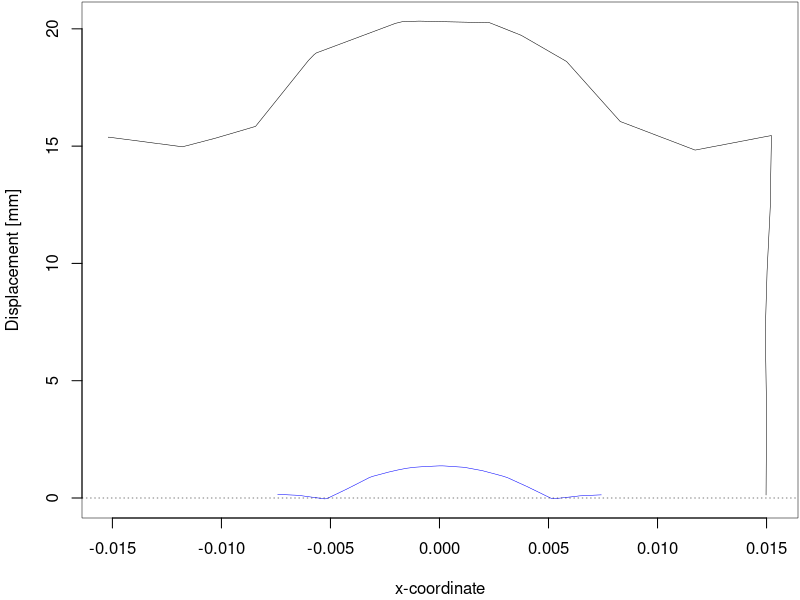

Write the R code that produced this figure.
a1 <- data.matrix(read.csv("aspiration-simple.csv"))
a2 <- data.matrix(read.csv("aspiration-composite.csv"))

a1 <- a1[1:31,c(4,3)]; a1[,2] <- a1[,2] - 0.015; a1[,2] <- a1[,2] * 1000
a2 <- a2[1:33,c(4,3)]; a2[,2] <- a2[,2] - 0.015; a2[,2] <- a2[,2] * 1000

pdf("aspiration.pdf", width=3, height=1.5, pointsize=8); # sizes in inches
p <- par(lwd=0.5, mar=c(4,4,0,0)+0.1);

plot(range(c(a1[,1], a2[,1])), range(c(a1[,2], a2[,2])), #ylim=c(0, 0.004), 
     type="n", xlab="x-coordinate", ylab="Displacement [mm]")

lines(a1, col="black")
lines(a2, col="blue")

abline(h=0, lty="dotted");

#legend("topright", c("A","B", "C", "D"), pch=c(1,4,5,6), col="black");

dev.off()
par(p);
